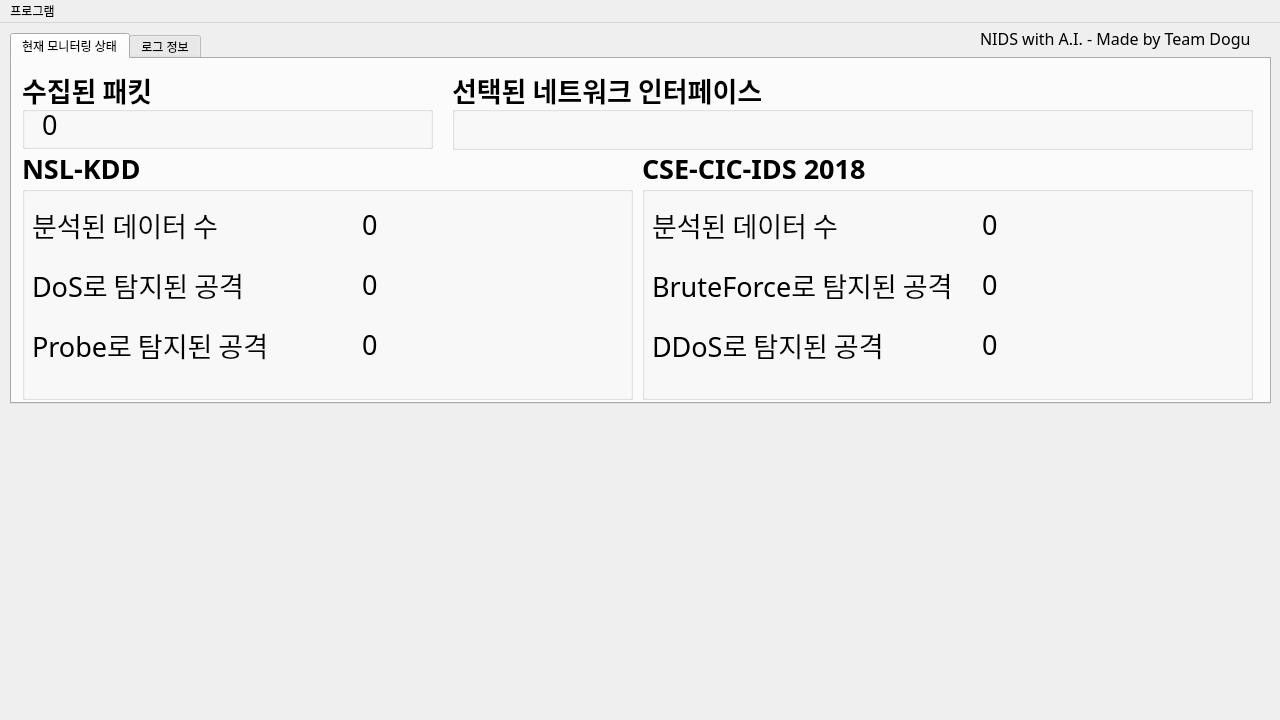
<?xml version="1.0" encoding="UTF-8"?>
<ui version="4.0">
 <class>MainWindow</class>
 <widget class="QMainWindow" name="MainWindow">
  <property name="geometry">
   <rect>
    <x>0</x>
    <y>0</y>
    <width>1280</width>
    <height>720</height>
   </rect>
  </property>
  <property name="windowTitle">
   <string>isDogu</string>
  </property>
  <widget class="QWidget" name="centralwidget">
   <widget class="QTabWidget" name="tabWidget">
    <property name="geometry">
     <rect>
      <x>10</x>
      <y>10</y>
      <width>1261</width>
      <height>371</height>
     </rect>
    </property>
    <property name="tabPosition">
     <enum>QTabWidget::North</enum>
    </property>
    <property name="tabShape">
     <enum>QTabWidget::Rounded</enum>
    </property>
    <property name="currentIndex">
     <number>0</number>
    </property>
    <property name="elideMode">
     <enum>Qt::ElideNone</enum>
    </property>
    <widget class="QWidget" name="tab_2">
     <attribute name="title">
      <string>현재 모니터링 상태</string>
     </attribute>
     <widget class="QGroupBox" name="description_captured_packets">
      <property name="geometry">
       <rect>
        <x>10</x>
        <y>10</y>
        <width>411</width>
        <height>80</height>
       </rect>
      </property>
      <property name="font">
       <font>
        <family>맑은 고딕</family>
        <pointsize>20</pointsize>
        <weight>75</weight>
        <bold>true</bold>
       </font>
      </property>
      <property name="title">
       <string>수집된 패킷</string>
      </property>
      <widget class="QLabel" name="captured_packets">
       <property name="geometry">
        <rect>
         <x>20</x>
         <y>40</y>
         <width>201</width>
         <height>31</height>
        </rect>
       </property>
       <property name="font">
        <font>
         <family>맑은 고딕</family>
         <pointsize>20</pointsize>
         <weight>50</weight>
         <bold>false</bold>
        </font>
       </property>
       <property name="text">
        <string>0</string>
       </property>
      </widget>
     </widget>
     <widget class="QGroupBox" name="groupBox">
      <property name="geometry">
       <rect>
        <x>440</x>
        <y>10</y>
        <width>801</width>
        <height>81</height>
       </rect>
      </property>
      <property name="font">
       <font>
        <family>맑은 고딕</family>
        <pointsize>20</pointsize>
        <weight>75</weight>
        <bold>true</bold>
       </font>
      </property>
      <property name="title">
       <string>선택된 네트워크 인터페이스</string>
      </property>
      <widget class="QLabel" name="selected_network">
       <property name="geometry">
        <rect>
         <x>20</x>
         <y>35</y>
         <width>761</width>
         <height>41</height>
        </rect>
       </property>
       <property name="font">
        <font>
         <family>맑은 고딕</family>
         <pointsize>20</pointsize>
         <weight>50</weight>
         <bold>false</bold>
        </font>
       </property>
       <property name="text">
        <string/>
       </property>
      </widget>
     </widget>
     <widget class="QGroupBox" name="description_kdd">
      <property name="geometry">
       <rect>
        <x>10</x>
        <y>90</y>
        <width>611</width>
        <height>251</height>
       </rect>
      </property>
      <property name="font">
       <font>
        <family>맑은 고딕</family>
        <pointsize>20</pointsize>
        <weight>75</weight>
        <bold>true</bold>
       </font>
      </property>
      <property name="title">
       <string>NSL-KDD</string>
      </property>
      <widget class="QLabel" name="kdd_data_total">
       <property name="geometry">
        <rect>
         <x>340</x>
         <y>60</y>
         <width>201</width>
         <height>31</height>
        </rect>
       </property>
       <property name="font">
        <font>
         <family>맑은 고딕</family>
         <pointsize>20</pointsize>
         <weight>50</weight>
         <bold>false</bold>
        </font>
       </property>
       <property name="text">
        <string>0</string>
       </property>
      </widget>
      <widget class="QLabel" name="kdd_probe_warning">
       <property name="geometry">
        <rect>
         <x>340</x>
         <y>180</y>
         <width>201</width>
         <height>31</height>
        </rect>
       </property>
       <property name="font">
        <font>
         <family>맑은 고딕</family>
         <pointsize>20</pointsize>
         <weight>50</weight>
         <bold>false</bold>
        </font>
       </property>
       <property name="text">
        <string>0</string>
       </property>
      </widget>
      <widget class="QLabel" name="label">
       <property name="geometry">
        <rect>
         <x>10</x>
         <y>60</y>
         <width>221</width>
         <height>31</height>
        </rect>
       </property>
       <property name="font">
        <font>
         <family>맑은 고딕</family>
         <pointsize>20</pointsize>
         <weight>50</weight>
         <bold>false</bold>
        </font>
       </property>
       <property name="text">
        <string>분석된 데이터 수</string>
       </property>
      </widget>
      <widget class="QLabel" name="label_2">
       <property name="geometry">
        <rect>
         <x>10</x>
         <y>120</y>
         <width>321</width>
         <height>31</height>
        </rect>
       </property>
       <property name="font">
        <font>
         <family>맑은 고딕</family>
         <pointsize>20</pointsize>
         <weight>50</weight>
         <bold>false</bold>
        </font>
       </property>
       <property name="text">
        <string>DoS로 탐지된 공격</string>
       </property>
      </widget>
      <widget class="QLabel" name="label_3">
       <property name="geometry">
        <rect>
         <x>10</x>
         <y>180</y>
         <width>301</width>
         <height>31</height>
        </rect>
       </property>
       <property name="font">
        <font>
         <family>맑은 고딕</family>
         <pointsize>20</pointsize>
         <weight>50</weight>
         <bold>false</bold>
        </font>
       </property>
       <property name="text">
        <string>Probe로 탐지된 공격</string>
       </property>
      </widget>
      <widget class="QLabel" name="kdd_dos_warning">
       <property name="geometry">
        <rect>
         <x>340</x>
         <y>120</y>
         <width>201</width>
         <height>31</height>
        </rect>
       </property>
       <property name="font">
        <font>
         <family>맑은 고딕</family>
         <pointsize>20</pointsize>
         <weight>50</weight>
         <bold>false</bold>
        </font>
       </property>
       <property name="text">
        <string>0</string>
       </property>
      </widget>
     </widget>
     <widget class="QGroupBox" name="description_cic">
      <property name="geometry">
       <rect>
        <x>630</x>
        <y>90</y>
        <width>611</width>
        <height>251</height>
       </rect>
      </property>
      <property name="font">
       <font>
        <family>맑은 고딕</family>
        <pointsize>20</pointsize>
        <weight>75</weight>
        <bold>true</bold>
       </font>
      </property>
      <property name="title">
       <string>CSE-CIC-IDS 2018</string>
      </property>
      <widget class="QLabel" name="cic_data_total">
       <property name="geometry">
        <rect>
         <x>340</x>
         <y>60</y>
         <width>201</width>
         <height>31</height>
        </rect>
       </property>
       <property name="font">
        <font>
         <family>맑은 고딕</family>
         <pointsize>20</pointsize>
         <weight>50</weight>
         <bold>false</bold>
        </font>
       </property>
       <property name="text">
        <string>0</string>
       </property>
      </widget>
      <widget class="QLabel" name="cic_bf_warning">
       <property name="geometry">
        <rect>
         <x>340</x>
         <y>120</y>
         <width>201</width>
         <height>31</height>
        </rect>
       </property>
       <property name="font">
        <font>
         <family>맑은 고딕</family>
         <pointsize>20</pointsize>
         <weight>50</weight>
         <bold>false</bold>
        </font>
       </property>
       <property name="text">
        <string>0</string>
       </property>
      </widget>
      <widget class="QLabel" name="label_4">
       <property name="geometry">
        <rect>
         <x>10</x>
         <y>120</y>
         <width>311</width>
         <height>31</height>
        </rect>
       </property>
       <property name="font">
        <font>
         <family>맑은 고딕</family>
         <pointsize>20</pointsize>
         <weight>50</weight>
         <bold>false</bold>
        </font>
       </property>
       <property name="text">
        <string>BruteForce로 탐지된 공격</string>
       </property>
      </widget>
      <widget class="QLabel" name="label_5">
       <property name="geometry">
        <rect>
         <x>10</x>
         <y>60</y>
         <width>221</width>
         <height>31</height>
        </rect>
       </property>
       <property name="font">
        <font>
         <family>맑은 고딕</family>
         <pointsize>20</pointsize>
         <weight>50</weight>
         <bold>false</bold>
        </font>
       </property>
       <property name="text">
        <string>분석된 데이터 수</string>
       </property>
      </widget>
      <widget class="QLabel" name="label_6">
       <property name="geometry">
        <rect>
         <x>10</x>
         <y>180</y>
         <width>311</width>
         <height>31</height>
        </rect>
       </property>
       <property name="font">
        <font>
         <family>맑은 고딕</family>
         <pointsize>20</pointsize>
         <weight>50</weight>
         <bold>false</bold>
        </font>
       </property>
       <property name="text">
        <string>DDoS로 탐지된 공격</string>
       </property>
      </widget>
      <widget class="QLabel" name="cic_ddos_warning">
       <property name="geometry">
        <rect>
         <x>340</x>
         <y>180</y>
         <width>201</width>
         <height>31</height>
        </rect>
       </property>
       <property name="font">
        <font>
         <family>맑은 고딕</family>
         <pointsize>20</pointsize>
         <weight>50</weight>
         <bold>false</bold>
        </font>
       </property>
       <property name="text">
        <string>0</string>
       </property>
      </widget>
     </widget>
    </widget>
    <widget class="QWidget" name="tab">
     <attribute name="title">
      <string>로그 정보</string>
     </attribute>
     <widget class="QTextBrowser" name="log_box">
      <property name="geometry">
       <rect>
        <x>470</x>
        <y>50</y>
        <width>781</width>
        <height>281</height>
       </rect>
      </property>
      <property name="sizeAdjustPolicy">
       <enum>QAbstractScrollArea::AdjustToContents</enum>
      </property>
     </widget>
     <widget class="QTextBrowser" name="ip_log_box">
      <property name="geometry">
       <rect>
        <x>10</x>
        <y>50</y>
        <width>441</width>
        <height>281</height>
       </rect>
      </property>
     </widget>
     <widget class="QLabel" name="label_7">
      <property name="geometry">
       <rect>
        <x>20</x>
        <y>10</y>
        <width>271</width>
        <height>31</height>
       </rect>
      </property>
      <property name="font">
       <font>
        <family>맑은 고딕</family>
        <pointsize>20</pointsize>
        <weight>75</weight>
        <bold>true</bold>
       </font>
      </property>
      <property name="text">
       <string>수신한 패킷 기본 정보</string>
      </property>
     </widget>
     <widget class="QLabel" name="label_8">
      <property name="geometry">
       <rect>
        <x>480</x>
        <y>10</y>
        <width>261</width>
        <height>31</height>
       </rect>
      </property>
      <property name="font">
       <font>
        <family>맑은 고딕</family>
        <pointsize>20</pointsize>
        <weight>75</weight>
        <bold>true</bold>
       </font>
      </property>
      <property name="text">
       <string>탐지된 공격 정보</string>
      </property>
     </widget>
    </widget>
   </widget>
   <widget class="QWidget" name="horizontalLayoutWidget">
    <property name="geometry">
     <rect>
      <x>10</x>
      <y>390</y>
      <width>1261</width>
      <height>301</height>
     </rect>
    </property>
    <layout class="QHBoxLayout" name="graph_layout"/>
   </widget>
   <widget class="QLabel" name="label_9">
    <property name="geometry">
     <rect>
      <x>980</x>
      <y>5</y>
      <width>281</width>
      <height>21</height>
     </rect>
    </property>
    <property name="font">
     <font>
      <family>맑은 고딕</family>
      <pointsize>12</pointsize>
     </font>
    </property>
    <property name="text">
     <string>NIDS with A.I. - Made by Team Dogu</string>
    </property>
   </widget>
  </widget>
  <widget class="QMenuBar" name="menuBar">
   <property name="geometry">
    <rect>
     <x>0</x>
     <y>0</y>
     <width>1280</width>
     <height>21</height>
    </rect>
   </property>
   <widget class="QMenu" name="menu">
    <property name="title">
     <string>프로그램</string>
    </property>
    <addaction name="action"/>
    <addaction name="action_2"/>
   </widget>
   <addaction name="menu"/>
  </widget>
  <action name="action">
   <property name="text">
    <string>정보</string>
   </property>
  </action>
  <action name="action_2">
   <property name="text">
    <string>종료</string>
   </property>
  </action>
 </widget>
 <resources/>
 <connections/>
</ui>
